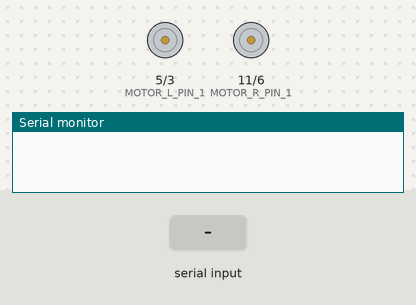
Bench run of a sketch on a simulated Arduino Uno, built with avr-gcc and run on an emulated ATmega328P. Shown: motor-driver pin pairs drawn as motors (green arrow = first pin HIGH = forward, orange = second pin HIGH = backward, longer = more drive), the last lines printed to the serial monitor. The inputs (shaded band) are chosen by the test bench.

Above: at 1.2 s.
1.3 s: "Front" received over Serial
At 1.8 s:
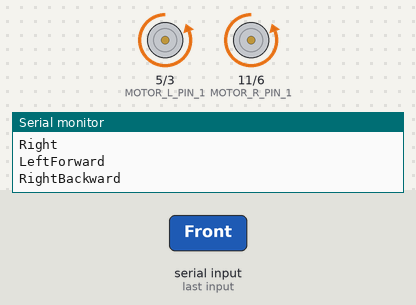
3.4 s: "Left" received over Serial
At 4.0 s:
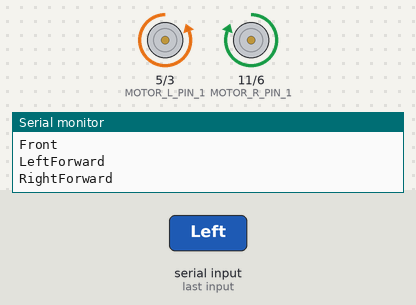
5.0 s: "b" received over Serial
At 6.2 s:
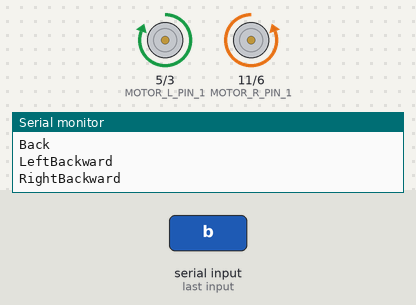
6.5 s: "l" received over Serial
At 6.9 s:
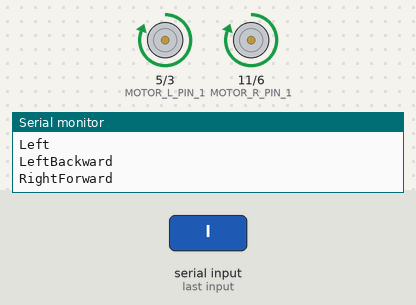
8.5 s: "f" received over Serial
At 9.1 s:
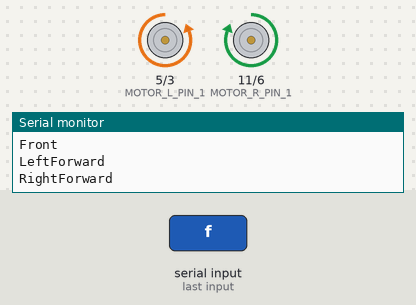
10.0 s: "r" received over Serial
At 11.8 s:
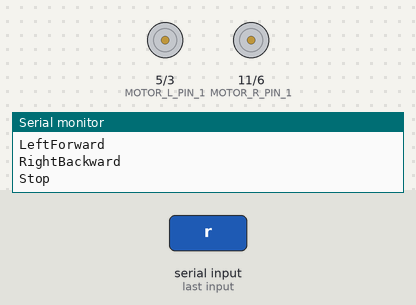
Timing chart, 0 to 13.0 s (numbered marks = the images above; inputs shaded):
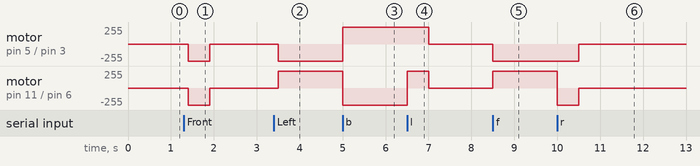

The sketch:

gcar_Bluetooth.ino
```cpp
const int MOTOR_R_PIN_1 = 11;     // the number of the pushbutton pin
const int MOTOR_R_PIN_2 = 6;     // the number of the pushbutton pin

const int MOTOR_L_PIN_1 = 5;     // the number of the pushbutton pin
const int MOTOR_L_PIN_2 = 3;     // the number of the pushbutton pin


void AllSet(int level)
{
	digitalWrite(MOTOR_R_PIN_1,level);
	digitalWrite(MOTOR_R_PIN_2,level);
	digitalWrite(MOTOR_L_PIN_1,level);
	digitalWrite(MOTOR_L_PIN_2,level);
}


void setup() {
	Serial.begin(9600);
	Serial.println();

	pinMode(MOTOR_R_PIN_1, OUTPUT);
	pinMode(MOTOR_R_PIN_2, OUTPUT);
	pinMode(MOTOR_L_PIN_1, OUTPUT);
	pinMode(MOTOR_L_PIN_2, OUTPUT);
	AllSet(LOW);
}

void LeftForward()
{
	Serial.println("LeftForward");
	digitalWrite(MOTOR_L_PIN_1,LOW);digitalWrite(MOTOR_L_PIN_2,HIGH);
}

void LeftBackward()
{
	Serial.println("LeftBackward");
	digitalWrite(MOTOR_L_PIN_1,HIGH);digitalWrite(MOTOR_L_PIN_2,LOW);
}


void RightForward()
{
	Serial.println("RightForward");
	digitalWrite(MOTOR_R_PIN_1,HIGH);digitalWrite(MOTOR_R_PIN_2,LOW);
}

void RightBackward()
{
	Serial.println("RightBackward");
	digitalWrite(MOTOR_R_PIN_1,LOW);digitalWrite(MOTOR_R_PIN_2,HIGH);
}


int runcount=0;
void RunMotors(char *dir)
{
	Serial.println(dir);
	if (strcmp(dir,"Front")==0)
	{
		LeftForward();
		RightForward();
	}
	if (strcmp(dir,"Back")==0)
	{
		LeftBackward();
		RightBackward();
	}
	if (strcmp(dir,"Left")==0)
	{
		LeftBackward();
		RightForward();
	}
	if (strcmp(dir,"Right")==0)
	{
		LeftForward();
		RightBackward();
	}

	runcount=1;

	if (strcmp(dir,"Stop")==0)
	{
		digitalWrite(MOTOR_R_PIN_1,LOW);digitalWrite(MOTOR_R_PIN_2,LOW);
		digitalWrite(MOTOR_L_PIN_1,LOW);digitalWrite(MOTOR_L_PIN_2,LOW);

		runcount=0;
	}

}


void loop()
{
	char ch;
	while (Serial.available())
	{
		ch=Serial.read();
		if(ch>' ')
		{
			if
                                (ch=='f') { RunMotors("Front"); }
			else if (ch=='b')
                                { RunMotors("Back"); }
			else if (ch=='l')
                                { RunMotors("Left");
                                delay(500);
                                RunMotors("Stop");
                                }
			else if (ch=='r')
                              { RunMotors("Right");
                                delay(500);
                                RunMotors("Stop");  }
			else if (ch=='s')
			{
				RunMotors("Stop");
			}


		}
	}

	delay(100);
}
```

Measured:
- after the input at 1.3 s, motor on pin 5 (MOTOR_L_PIN_1) / pin 3 (MOTOR_L_PIN_2), motor on pin 11 (MOTOR_R_PIN_1) / pin 6 (MOTOR_R_PIN_2): stopped → backward 255/255 after 0.10 s, → stopped 0.50 s later
- after the input at 3.4 s, motor on pin 5 (MOTOR_L_PIN_1) / pin 3 (MOTOR_L_PIN_2): stopped → backward 255/255 after 0.10 s; motor on pin 11 (MOTOR_R_PIN_1) / pin 6 (MOTOR_R_PIN_2): stopped → forward 255/255 after 0.10 s
- after the input at 5.0 s, motor on pin 5 (MOTOR_L_PIN_1) / pin 3 (MOTOR_L_PIN_2): backward 255/255 → forward 255/255 at once; motor on pin 11 (MOTOR_R_PIN_1) / pin 6 (MOTOR_R_PIN_2): forward 255/255 → backward 255/255 at once
- after the input at 6.5 s, motor on pin 5 (MOTOR_L_PIN_1) / pin 3 (MOTOR_L_PIN_2): forward 255/255 → stopped after 0.50 s; motor on pin 11 (MOTOR_R_PIN_1) / pin 6 (MOTOR_R_PIN_2): backward 255/255 → forward 255/255 at once, → stopped 0.50 s later
- after the input at 8.5 s, motor on pin 5 (MOTOR_L_PIN_1) / pin 3 (MOTOR_L_PIN_2): stopped → backward 255/255 at once; motor on pin 11 (MOTOR_R_PIN_1) / pin 6 (MOTOR_R_PIN_2): stopped → forward 255/255 at once
- after the input at 10.0 s, motor on pin 5 (MOTOR_L_PIN_1) / pin 3 (MOTOR_L_PIN_2): backward 255/255 → stopped after 0.50 s; motor on pin 11 (MOTOR_R_PIN_1) / pin 6 (MOTOR_R_PIN_2): forward 255/255 → backward 255/255 at once, → stopped 0.50 s later
